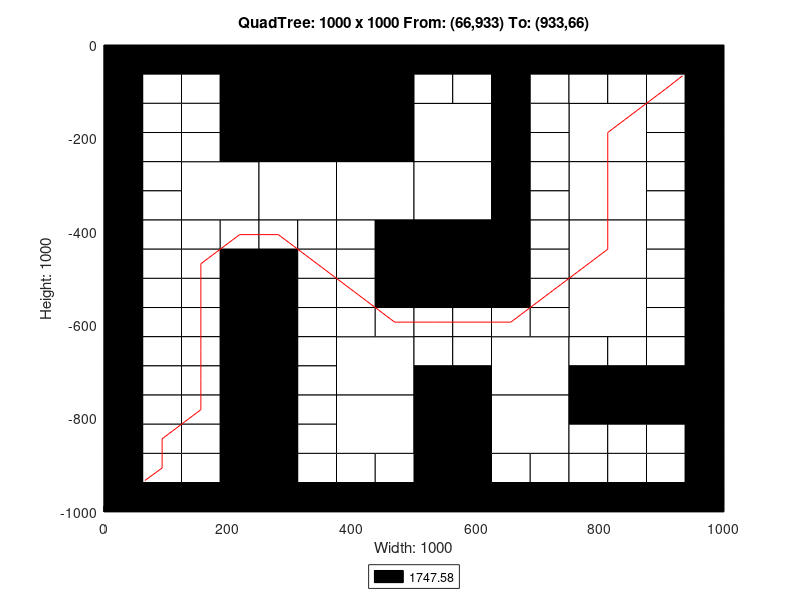

The MATLAB source for this figure:
axis([0 1000 -1000 0]);
title('QuadTree: 1000 x 1000 From: (66,933) To: (933,66)');
xlabel('Width: 1000');
ylabel('Height: 1000');
rectangle('Position',[250 -250 250 250], 'FaceColor',[0 0 0]);
rectangle('Position',[125 -375 125 125], 'FaceColor',[1 1 1]);
rectangle('Position',[250 -375 125 125], 'FaceColor',[1 1 1]);
rectangle('Position',[375 -375 125 125], 'FaceColor',[1 1 1]);
rectangle('Position',[500 -250 125 125], 'FaceColor',[1 1 1]);
rectangle('Position',[750 -250 125 125], 'FaceColor',[1 1 1]);
rectangle('Position',[500 -375 125 125], 'FaceColor',[1 1 1]);
rectangle('Position',[500 -500 125 125], 'FaceColor',[0 0 0]);
rectangle('Position',[750 -375 125 125], 'FaceColor',[1 1 1]);
rectangle('Position',[750 -500 125 125], 'FaceColor',[1 1 1]);
rectangle('Position',[375 -750 125 125], 'FaceColor',[1 1 1]);
rectangle('Position',[375 -875 125 125], 'FaceColor',[1 1 1]);
rectangle('Position',[625 -750 125 125], 'FaceColor',[1 1 1]);
rectangle('Position',[750 -625 125 125], 'FaceColor',[1 1 1]);
rectangle('Position',[500 -875 125 125], 'FaceColor',[0 0 0]);
rectangle('Position',[625 -875 125 125], 'FaceColor',[1 1 1]);
rectangle('Position',[500 -1000 125 125], 'FaceColor',[0 0 0]);
rectangle('Position',[0 -62.5 62.5 62.5], 'FaceColor',[0 0 0]);
rectangle('Position',[62.5 -62.5 62.5 62.5], 'FaceColor',[0 0 0]);
rectangle('Position',[0 -125 62.5 62.5], 'FaceColor',[0 0 0]);
rectangle('Position',[62.5 -125 62.5 62.5], 'FaceColor',[1 1 1]);
rectangle('Position',[125 -62.5 62.5 62.5], 'FaceColor',[0 0 0]);
rectangle('Position',[187.5 -62.5 62.5 62.5], 'FaceColor',[0 0 0]);
rectangle('Position',[125 -125 62.5 62.5], 'FaceColor',[1 1 1]);
rectangle('Position',[187.5 -125 62.5 62.5], 'FaceColor',[0 0 0]);
rectangle('Position',[0 -187.5 62.5 62.5], 'FaceColor',[0 0 0]);
rectangle('Position',[62.5 -187.5 62.5 62.5], 'FaceColor',[1 1 1]);
rectangle('Position',[0 -250 62.5 62.5], 'FaceColor',[0 0 0]);
rectangle('Position',[62.5 -250 62.5 62.5], 'FaceColor',[1 1 1]);
rectangle('Position',[125 -187.5 62.5 62.5], 'FaceColor',[1 1 1]);
rectangle('Position',[187.5 -187.5 62.5 62.5], 'FaceColor',[0 0 0]);
rectangle('Position',[125 -250 62.5 62.5], 'FaceColor',[1 1 1]);
rectangle('Position',[187.5 -250 62.5 62.5], 'FaceColor',[0 0 0]);
rectangle('Position',[0 -312.5 62.5 62.5], 'FaceColor',[0 0 0]);
rectangle('Position',[62.5 -312.5 62.5 62.5], 'FaceColor',[1 1 1]);
rectangle('Position',[0 -375 62.5 62.5], 'FaceColor',[0 0 0]);
rectangle('Position',[62.5 -375 62.5 62.5], 'FaceColor',[1 1 1]);
rectangle('Position',[0 -437.5 62.5 62.5], 'FaceColor',[0 0 0]);
rectangle('Position',[62.5 -437.5 62.5 62.5], 'FaceColor',[1 1 1]);
rectangle('Position',[0 -500 62.5 62.5], 'FaceColor',[0 0 0]);
rectangle('Position',[62.5 -500 62.5 62.5], 'FaceColor',[1 1 1]);
rectangle('Position',[125 -437.5 62.5 62.5], 'FaceColor',[1 1 1]);
rectangle('Position',[187.5 -437.5 62.5 62.5], 'FaceColor',[1 1 1]);
rectangle('Position',[125 -500 62.5 62.5], 'FaceColor',[1 1 1]);
rectangle('Position',[187.5 -500 62.5 62.5], 'FaceColor',[0 0 0]);
rectangle('Position',[250 -437.5 62.5 62.5], 'FaceColor',[1 1 1]);
rectangle('Position',[312.5 -437.5 62.5 62.5], 'FaceColor',[1 1 1]);
rectangle('Position',[250 -500 62.5 62.5], 'FaceColor',[0 0 0]);
rectangle('Position',[312.5 -500 62.5 62.5], 'FaceColor',[1 1 1]);
rectangle('Position',[375 -437.5 62.5 62.5], 'FaceColor',[1 1 1]);
rectangle('Position',[437.5 -437.5 62.5 62.5], 'FaceColor',[0 0 0]);
rectangle('Position',[375 -500 62.5 62.5], 'FaceColor',[1 1 1]);
rectangle('Position',[437.5 -500 62.5 62.5], 'FaceColor',[0 0 0]);
rectangle('Position',[500 -62.5 62.5 62.5], 'FaceColor',[0 0 0]);
rectangle('Position',[562.5 -62.5 62.5 62.5], 'FaceColor',[0 0 0]);
rectangle('Position',[500 -125 62.5 62.5], 'FaceColor',[1 1 1]);
rectangle('Position',[562.5 -125 62.5 62.5], 'FaceColor',[1 1 1]);
rectangle('Position',[625 -62.5 62.5 62.5], 'FaceColor',[0 0 0]);
rectangle('Position',[687.5 -62.5 62.5 62.5], 'FaceColor',[0 0 0]);
rectangle('Position',[625 -125 62.5 62.5], 'FaceColor',[0 0 0]);
rectangle('Position',[687.5 -125 62.5 62.5], 'FaceColor',[1 1 1]);
rectangle('Position',[625 -187.5 62.5 62.5], 'FaceColor',[0 0 0]);
rectangle('Position',[687.5 -187.5 62.5 62.5], 'FaceColor',[1 1 1]);
rectangle('Position',[625 -250 62.5 62.5], 'FaceColor',[0 0 0]);
rectangle('Position',[687.5 -250 62.5 62.5], 'FaceColor',[1 1 1]);
rectangle('Position',[750 -62.5 62.5 62.5], 'FaceColor',[0 0 0]);
rectangle('Position',[812.5 -62.5 62.5 62.5], 'FaceColor',[0 0 0]);
rectangle('Position',[750 -125 62.5 62.5], 'FaceColor',[1 1 1]);
rectangle('Position',[812.5 -125 62.5 62.5], 'FaceColor',[1 1 1]);
rectangle('Position',[875 -62.5 62.5 62.5], 'FaceColor',[0 0 0]);
rectangle('Position',[937.5 -62.5 62.5 62.5], 'FaceColor',[0 0 0]);
rectangle('Position',[875 -125 62.5 62.5], 'FaceColor',[1 1 1]);
rectangle('Position',[937.5 -125 62.5 62.5], 'FaceColor',[0 0 0]);
rectangle('Position',[875 -187.5 62.5 62.5], 'FaceColor',[1 1 1]);
rectangle('Position',[937.5 -187.5 62.5 62.5], 'FaceColor',[0 0 0]);
rectangle('Position',[875 -250 62.5 62.5], 'FaceColor',[1 1 1]);
rectangle('Position',[937.5 -250 62.5 62.5], 'FaceColor',[0 0 0]);
rectangle('Position',[625 -312.5 62.5 62.5], 'FaceColor',[0 0 0]);
rectangle('Position',[687.5 -312.5 62.5 62.5], 'FaceColor',[1 1 1]);
rectangle('Position',[625 -375 62.5 62.5], 'FaceColor',[0 0 0]);
rectangle('Position',[687.5 -375 62.5 62.5], 'FaceColor',[1 1 1]);
rectangle('Position',[625 -437.5 62.5 62.5], 'FaceColor',[0 0 0]);
rectangle('Position',[687.5 -437.5 62.5 62.5], 'FaceColor',[1 1 1]);
rectangle('Position',[625 -500 62.5 62.5], 'FaceColor',[0 0 0]);
rectangle('Position',[687.5 -500 62.5 62.5], 'FaceColor',[1 1 1]);
rectangle('Position',[875 -312.5 62.5 62.5], 'FaceColor',[1 1 1]);
rectangle('Position',[937.5 -312.5 62.5 62.5], 'FaceColor',[0 0 0]);
rectangle('Position',[875 -375 62.5 62.5], 'FaceColor',[1 1 1]);
rectangle('Position',[937.5 -375 62.5 62.5], 'FaceColor',[0 0 0]);
rectangle('Position',[875 -437.5 62.5 62.5], 'FaceColor',[1 1 1]);
rectangle('Position',[937.5 -437.5 62.5 62.5], 'FaceColor',[0 0 0]);
rectangle('Position',[875 -500 62.5 62.5], 'FaceColor',[1 1 1]);
rectangle('Position',[937.5 -500 62.5 62.5], 'FaceColor',[0 0 0]);
rectangle('Position',[0 -562.5 62.5 62.5], 'FaceColor',[0 0 0]);
rectangle('Position',[62.5 -562.5 62.5 62.5], 'FaceColor',[1 1 1]);
rectangle('Position',[0 -625 62.5 62.5], 'FaceColor',[0 0 0]);
rectangle('Position',[62.5 -625 62.5 62.5], 'FaceColor',[1 1 1]);
rectangle('Position',[125 -562.5 62.5 62.5], 'FaceColor',[1 1 1]);
rectangle('Position',[187.5 -562.5 62.5 62.5], 'FaceColor',[0 0 0]);
rectangle('Position',[125 -625 62.5 62.5], 'FaceColor',[1 1 1]);
rectangle('Position',[187.5 -625 62.5 62.5], 'FaceColor',[0 0 0]);
rectangle('Position',[0 -687.5 62.5 62.5], 'FaceColor',[0 0 0]);
rectangle('Position',[62.5 -687.5 62.5 62.5], 'FaceColor',[1 1 1]);
rectangle('Position',[0 -750 62.5 62.5], 'FaceColor',[0 0 0]);
rectangle('Position',[62.5 -750 62.5 62.5], 'FaceColor',[1 1 1]);
rectangle('Position',[125 -687.5 62.5 62.5], 'FaceColor',[1 1 1]);
rectangle('Position',[187.5 -687.5 62.5 62.5], 'FaceColor',[0 0 0]);
rectangle('Position',[125 -750 62.5 62.5], 'FaceColor',[1 1 1]);
rectangle('Position',[187.5 -750 62.5 62.5], 'FaceColor',[0 0 0]);
rectangle('Position',[250 -562.5 62.5 62.5], 'FaceColor',[0 0 0]);
rectangle('Position',[312.5 -562.5 62.5 62.5], 'FaceColor',[1 1 1]);
rectangle('Position',[250 -625 62.5 62.5], 'FaceColor',[0 0 0]);
rectangle('Position',[312.5 -625 62.5 62.5], 'FaceColor',[1 1 1]);
rectangle('Position',[375 -562.5 62.5 62.5], 'FaceColor',[1 1 1]);
rectangle('Position',[437.5 -562.5 62.5 62.5], 'FaceColor',[0 0 0]);
rectangle('Position',[375 -625 62.5 62.5], 'FaceColor',[1 1 1]);
rectangle('Position',[437.5 -625 62.5 62.5], 'FaceColor',[1 1 1]);
rectangle('Position',[250 -687.5 62.5 62.5], 'FaceColor',[0 0 0]);
rectangle('Position',[312.5 -687.5 62.5 62.5], 'FaceColor',[1 1 1]);
rectangle('Position',[250 -750 62.5 62.5], 'FaceColor',[0 0 0]);
rectangle('Position',[312.5 -750 62.5 62.5], 'FaceColor',[1 1 1]);
rectangle('Position',[0 -812.5 62.5 62.5], 'FaceColor',[0 0 0]);
rectangle('Position',[62.5 -812.5 62.5 62.5], 'FaceColor',[1 1 1]);
rectangle('Position',[0 -875 62.5 62.5], 'FaceColor',[0 0 0]);
rectangle('Position',[62.5 -875 62.5 62.5], 'FaceColor',[1 1 1]);
rectangle('Position',[125 -812.5 62.5 62.5], 'FaceColor',[1 1 1]);
rectangle('Position',[187.5 -812.5 62.5 62.5], 'FaceColor',[0 0 0]);
rectangle('Position',[125 -875 62.5 62.5], 'FaceColor',[1 1 1]);
rectangle('Position',[187.5 -875 62.5 62.5], 'FaceColor',[0 0 0]);
rectangle('Position',[0 -937.5 62.5 62.5], 'FaceColor',[0 0 0]);
rectangle('Position',[62.5 -937.5 62.5 62.5], 'FaceColor',[1 1 1]);
rectangle('Position',[0 -1000 62.5 62.5], 'FaceColor',[0 0 0]);
rectangle('Position',[62.5 -1000 62.5 62.5], 'FaceColor',[0 0 0]);
rectangle('Position',[125 -937.5 62.5 62.5], 'FaceColor',[1 1 1]);
rectangle('Position',[187.5 -937.5 62.5 62.5], 'FaceColor',[0 0 0]);
rectangle('Position',[125 -1000 62.5 62.5], 'FaceColor',[0 0 0]);
rectangle('Position',[187.5 -1000 62.5 62.5], 'FaceColor',[0 0 0]);
rectangle('Position',[250 -812.5 62.5 62.5], 'FaceColor',[0 0 0]);
rectangle('Position',[312.5 -812.5 62.5 62.5], 'FaceColor',[1 1 1]);
rectangle('Position',[250 -875 62.5 62.5], 'FaceColor',[0 0 0]);
rectangle('Position',[312.5 -875 62.5 62.5], 'FaceColor',[1 1 1]);
rectangle('Position',[250 -937.5 62.5 62.5], 'FaceColor',[0 0 0]);
rectangle('Position',[312.5 -937.5 62.5 62.5], 'FaceColor',[1 1 1]);
rectangle('Position',[250 -1000 62.5 62.5], 'FaceColor',[0 0 0]);
rectangle('Position',[312.5 -1000 62.5 62.5], 'FaceColor',[0 0 0]);
rectangle('Position',[375 -937.5 62.5 62.5], 'FaceColor',[1 1 1]);
rectangle('Position',[437.5 -937.5 62.5 62.5], 'FaceColor',[1 1 1]);
rectangle('Position',[375 -1000 62.5 62.5], 'FaceColor',[0 0 0]);
rectangle('Position',[437.5 -1000 62.5 62.5], 'FaceColor',[0 0 0]);
rectangle('Position',[500 -562.5 62.5 62.5], 'FaceColor',[0 0 0]);
rectangle('Position',[562.5 -562.5 62.5 62.5], 'FaceColor',[0 0 0]);
rectangle('Position',[500 -625 62.5 62.5], 'FaceColor',[1 1 1]);
rectangle('Position',[562.5 -625 62.5 62.5], 'FaceColor',[1 1 1]);
rectangle('Position',[625 -562.5 62.5 62.5], 'FaceColor',[0 0 0]);
rectangle('Position',[687.5 -562.5 62.5 62.5], 'FaceColor',[1 1 1]);
rectangle('Position',[625 -625 62.5 62.5], 'FaceColor',[1 1 1]);
rectangle('Position',[687.5 -625 62.5 62.5], 'FaceColor',[1 1 1]);
rectangle('Position',[500 -687.5 62.5 62.5], 'FaceColor',[1 1 1]);
rectangle('Position',[562.5 -687.5 62.5 62.5], 'FaceColor',[1 1 1]);
rectangle('Position',[500 -750 62.5 62.5], 'FaceColor',[0 0 0]);
rectangle('Position',[562.5 -750 62.5 62.5], 'FaceColor',[0 0 0]);
rectangle('Position',[875 -562.5 62.5 62.5], 'FaceColor',[1 1 1]);
rectangle('Position',[937.5 -562.5 62.5 62.5], 'FaceColor',[0 0 0]);
rectangle('Position',[875 -625 62.5 62.5], 'FaceColor',[1 1 1]);
rectangle('Position',[937.5 -625 62.5 62.5], 'FaceColor',[0 0 0]);
rectangle('Position',[750 -687.5 62.5 62.5], 'FaceColor',[1 1 1]);
rectangle('Position',[812.5 -687.5 62.5 62.5], 'FaceColor',[1 1 1]);
rectangle('Position',[750 -750 62.5 62.5], 'FaceColor',[0 0 0]);
rectangle('Position',[812.5 -750 62.5 62.5], 'FaceColor',[0 0 0]);
rectangle('Position',[875 -687.5 62.5 62.5], 'FaceColor',[1 1 1]);
rectangle('Position',[937.5 -687.5 62.5 62.5], 'FaceColor',[0 0 0]);
rectangle('Position',[875 -750 62.5 62.5], 'FaceColor',[0 0 0]);
rectangle('Position',[937.5 -750 62.5 62.5], 'FaceColor',[0 0 0]);
rectangle('Position',[625 -937.5 62.5 62.5], 'FaceColor',[1 1 1]);
rectangle('Position',[687.5 -937.5 62.5 62.5], 'FaceColor',[1 1 1]);
rectangle('Position',[625 -1000 62.5 62.5], 'FaceColor',[0 0 0]);
rectangle('Position',[687.5 -1000 62.5 62.5], 'FaceColor',[0 0 0]);
rectangle('Position',[750 -812.5 62.5 62.5], 'FaceColor',[0 0 0]);
rectangle('Position',[812.5 -812.5 62.5 62.5], 'FaceColor',[0 0 0]);
rectangle('Position',[750 -875 62.5 62.5], 'FaceColor',[1 1 1]);
rectangle('Position',[812.5 -875 62.5 62.5], 'FaceColor',[1 1 1]);
rectangle('Position',[875 -812.5 62.5 62.5], 'FaceColor',[0 0 0]);
rectangle('Position',[937.5 -812.5 62.5 62.5], 'FaceColor',[0 0 0]);
rectangle('Position',[875 -875 62.5 62.5], 'FaceColor',[1 1 1]);
rectangle('Position',[937.5 -875 62.5 62.5], 'FaceColor',[0 0 0]);
rectangle('Position',[750 -937.5 62.5 62.5], 'FaceColor',[1 1 1]);
rectangle('Position',[812.5 -937.5 62.5 62.5], 'FaceColor',[1 1 1]);
rectangle('Position',[750 -1000 62.5 62.5], 'FaceColor',[0 0 0]);
rectangle('Position',[812.5 -1000 62.5 62.5], 'FaceColor',[0 0 0]);
rectangle('Position',[875 -937.5 62.5 62.5], 'FaceColor',[1 1 1]);
rectangle('Position',[937.5 -937.5 62.5 62.5], 'FaceColor',[0 0 0]);
rectangle('Position',[875 -1000 62.5 62.5], 'FaceColor',[0 0 0]);
rectangle('Position',[937.5 -1000 62.5 62.5], 'FaceColor',[0 0 0]);
X=[933,906.25,812.5,812.5,812.5,718.75,656.25,593.75,531.25,468.75,406.25,343.75,281.25,218.75,156.25,156.25,156.25,156.25,156.25,156.25,93.75,93.75,66];
Y=[-66,-93.75,-187.5,-312.5,-437.5,-531.25,-593.75,-593.75,-593.75,-593.75,-531.25,-468.75,-406.25,-406.25,-468.75,-531.25,-593.75,-656.25,-718.75,-781.25,-843.75,-906.25,-933];
hold on;
plot(X,Y,'r');
legend('1747.58','Location','southoutside');
